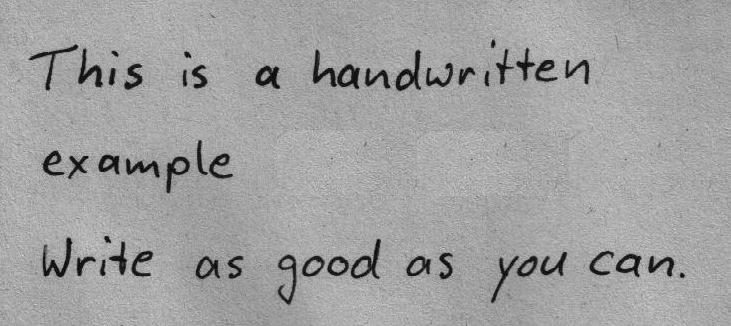
#> input picture Task-1 Optical Character Recognition (OCR)/handwritten.png, 731 x 326 px, found by its file name
$ jupyter execute --allow-errors 'Task-1 OCR (TSF).ipynb'
#> lines starting #> are read from the running program, lines starting #| are printed output that depends on the picture; after the words box and inside, x2 and y2 are one past the last pixel; in counts of white or black regions, pixels touching at a corner belong together
# GRIP_AUGUST'23

# NAME: Sai Prasanth Pulapa

# DOMAIN: COMPUTER VISION AND IOT

# TASK-1 OPTICAL CHARACTER RECOGNITION (OCR)

Import modules

[cell 1]
import cv2 #an image preprocessing library

[cell 2]
import pytesseract #an image to text library

[cell 3]
import numpy as np #used for mathematics but can be used in image processing

[cell 4]
import matplotlib.pyplot as plt
import matplotlib.image as img #display an image

[cell 5]
# Configure the module
pytesseract.pytesseract.tesseract_cmd = r'C:\Program Files\Tesseract-OCR\tesseract.exe'

[cell 6]
# Make the image grey
# opening an image from the source path
img = cv2.imread(r'C:\Users\vishwajeet\Desktop\The Sparks Foundation\Task-1 Optical Character Recognition (OCR)/handwritten.png')
#> img is the input picture: shape (326, 731, 3); min 0, max 229, mean 161.1
plt.imshow(img)
gray = cv2.cvtColor(img, cv2.COLOR_RGB2GRAY)
gray, img_bin = cv2.threshold(gray, 128, 255, cv2.THRESH_BINARY | cv2.THRESH_OTSU)
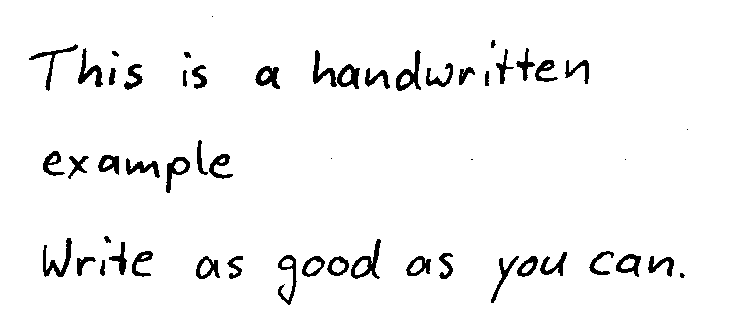
#> img_bin: shape (326, 731); 95.7% white; 54 black regions (6 under 20 px), largest, box (x1, y1, x2, y2) and area: (43, 238, 72, 277) 393, (351, 239, 381, 279) 393, (396, 50, 421, 91) 385
#> gray = 103
gray = cv2.bitwise_not(img_bin)
kernel = np.ones((2, 1), np.uint8)
img = cv2.erode(gray, kernel, iterations=1)
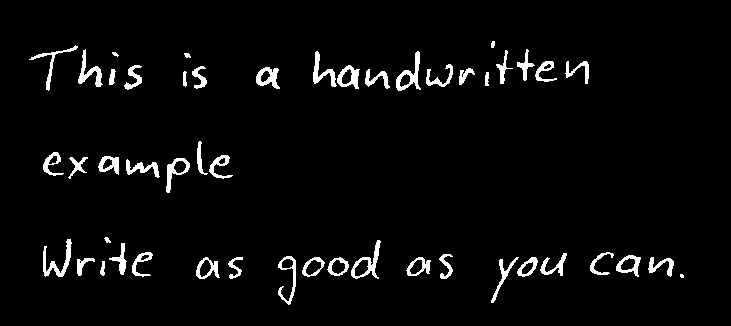
#> img: shape (326, 731); 3.7% white; 49 white regions (1 under 20 px), largest, box (x1, y1, x2, y2) and area: (43, 239, 72, 277) 361, (396, 51, 421, 91) 347, (351, 240, 381, 279) 342
img = cv2.dilate(img, kernel, iterations=1)
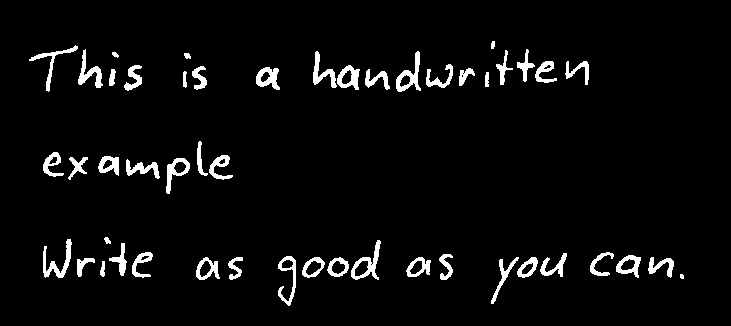
#> img: shape (326, 731); 4.3% white; 49 white regions (1 under 20 px), largest, box (x1, y1, x2, y2) and area: (43, 239, 72, 278) 393, (351, 240, 381, 280) 391, (396, 51, 421, 92) 384

#> (a cell that did not finish here is left out)

#> (a cell that did not finish here is left out)

Printed Image to Text converter

[cell 9]
# Import some modules
import cv2
# An image proccessing library
import pytesseract
# an image to text library
import numpy as np
# used for mathematics but can be used in image proccessing
import matplotlib.pyplot as plt
import matplotlib.image as img

# Configure the module
pytesseract.pytesseract.tesseract_cmd = r'C:\Program Files\Tesseract-OCR\tesseract.exe'

# Make the image grey
img = cv2.imread(r'C:\Users\vishwajeet\Desktop\The Sparks Foundation\Task-1 Optical Character Recognition (OCR)\test.png')
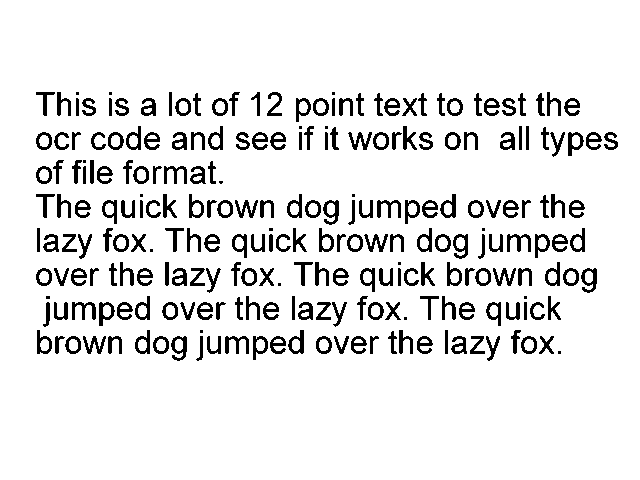
#> input picture Task-1 Optical Character Recognition (OCR)/test.png, 640 x 480 px, found by its file name
#> img is the input picture: shape (480, 640, 3); 90.5% white; 239 black regions (19 under 20 px), largest, box (x1, y1, x2, y2) and area: (72, 302, 96, 320) 207, (377, 200, 401, 218) 206, (225, 336, 249, 354) 206
plt.imshow(img)
gray = cv2.cvtColor(img, cv2.COLOR_RGB2GRAY)
gray, img_bin = cv2.threshold(gray, 128, 255, cv2.THRESH_BINARY | cv2.THRESH_OTSU)
#> gray = 0
gray = cv2.bitwise_not(img_bin)
kernel = np.ones((2, 1), np.uint8)
img = cv2.erode(gray, kernel, iterations=1)
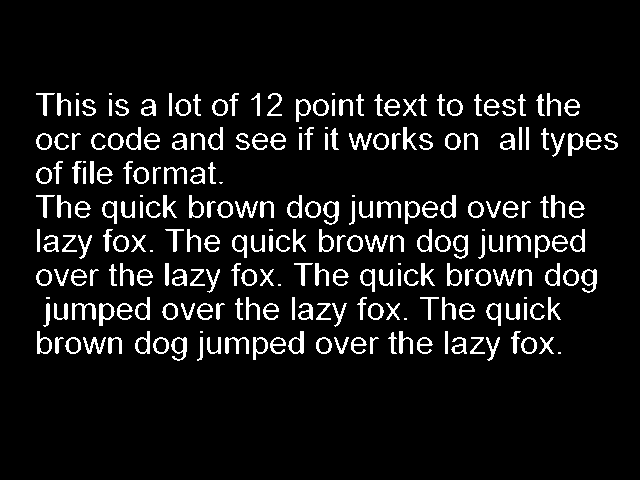
#> img: shape (480, 640); 7.9% white; 239 white regions (19 under 20 px), largest, box (x1, y1, x2, y2) and area: (72, 303, 96, 320) 183, (377, 201, 401, 218) 182, (225, 337, 249, 354) 182
img = cv2.dilate(img, kernel, iterations=1)
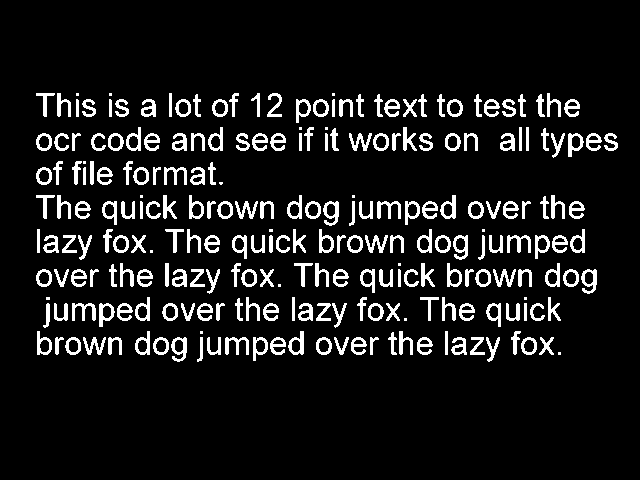
#> img: shape (480, 640); 9.4% white; 239 white regions (19 under 20 px), largest, box (x1, y1, x2, y2) and area: (72, 303, 96, 321) 207, (377, 201, 401, 219) 206, (225, 337, 249, 355) 206

# converts the image to result and saves it into result variable
#> (the rest of this cell did not finish here and is left out)
